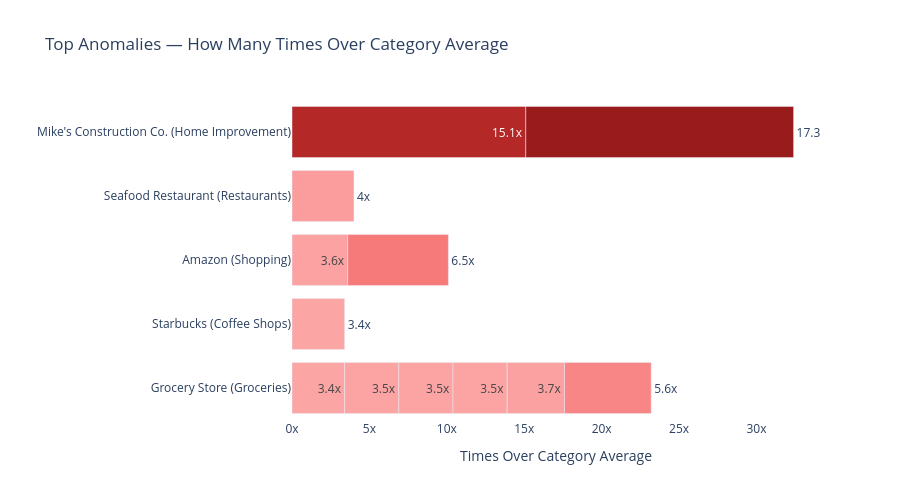

The notebook cell saved with this chart:
### Code cell
# ============================================
# CHART 4 — Anomaly Detection (Final Version)
# ============================================

# Recalculate everything fresh
category_avg = spending_df.groupby('Category')['Amount'].mean()
spending_df['Category_Avg'] = spending_df['Category'].map(category_avg)
spending_df['Is_Anomaly'] = spending_df['Amount'] > (spending_df['Category_Avg'] * 2)
spending_df['Times_Over'] = (spending_df['Amount'] / spending_df['Category_Avg']).round(1)

anomalies = spending_df[spending_df['Is_Anomaly']].copy()
anomalies = anomalies.sort_values('Times_Over', ascending=True).tail(12)
anomalies['Label'] = anomalies['Description'] + ' (' + anomalies['Category'] + ')'

fig = px.bar(
    anomalies,
    x='Times_Over',
    y='Label',
    orientation='h',
    title='Top Anomalies — How Many Times Over Category Average',
    labels={'Times_Over': 'Times Over Average', 'Label': ''},
    color='Times_Over',
    color_continuous_scale=[
        [0, '#fca5a5'],
        [0.5, '#ef4444'],
        [1, '#991b1b']
    ],
    text='Times_Over'
)

fig.update_traces(
    texttemplate='%{text}x',
    textposition='outside'
)

fig.update_layout(
    plot_bgcolor='white',
    paper_bgcolor='white',
    coloraxis_showscale=False,
    height=500,
    margin=dict(l=220, r=80),
    xaxis_title='Times Over Category Average',
    xaxis=dict(ticksuffix='x')
)

fig.show()

### Figure 1 — Plotly figure (JSON) as saved in the notebook; plotly's stock layout.template omitted (floating-point values rounded to 4 significant figures)
{"data": [{"hovertemplate": "Times Over Average=%{marker.color}<br>=%{y}<extra></extra>", "legendgroup": "", "marker": {"color": [3.4, 3.4, 3.5, 3.5, 3.5, 3.6, 3.7, 4.0, 5.6, 6.5, 15.1, 17.3], "coloraxis": "coloraxis", "pattern": {"shape": ""}}, "name": "", "orientation": "h", "showlegend": false, "text": [3.4, 3.4, 3.5, 3.5, 3.5, 3.6, 3.7, 4.0, 5.6, 6.5, 15.1, 17.3], "textposition": "outside", "texttemplate": "%{text}x", "type": "bar", "x": [3.4, 3.4, 3.5, 3.5, 3.5, 3.6, 3.7, 4.0, 5.6, 6.5, 15.1, 17.3], "xaxis": "x", "y": ["Grocery Store (Groceries)", "Starbucks (Coffee Shops)", "Grocery Store (Groceries)", "Grocery Store (Groceries)", "Grocery Store (Groceries)", "Amazon (Shopping)", "Grocery Store (Groceries)", "Seafood Restaurant (Restaurants)", "Grocery Store (Groceries)", "Amazon (Shopping)", "Mike's Construction Co. (Home Improvement)", "Mike's Construction Co. (Home Improvement)"], "yaxis": "y"}], "layout": {"barmode": "relative", "coloraxis": {"autocolorscale": false, "colorbar": {"title": {"text": "Times Over Average"}}, "colorscale": [[0, "#fca5a5"], [0.5, "#ef4444"], [1, "#991b1b"]], "showscale": false}, "height": 500, "legend": {"tracegroupgap": 0}, "margin": {"l": 220, "r": 80}, "paper_bgcolor": "white", "plot_bgcolor": "white", "title": {"text": "Top Anomalies — How Many Times Over Category Average"}, "xaxis": {"anchor": "y", "domain": [0, 1], "ticksuffix": "x", "title": {"text": "Times Over Category Average"}}, "yaxis": {"anchor": "x", "domain": [0, 1], "title": {"text": ""}}}}
